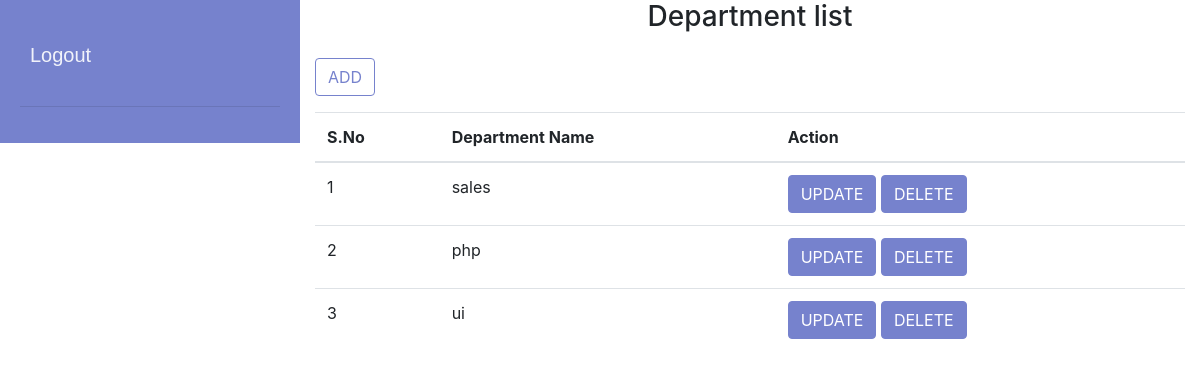
/departmentlist.php, run on the app's committed database.
### tables this page shows
CREATE TABLE `department` (
  `dep_id` int(15) NOT NULL,
  `dep_name` varchar(50) NOT NULL
);

### departmentlist.php (the view, shortened to what this page needs)
<?php
require('db.php');
$sql = "SELECT * FROM department";
$dep_list = mysqli_query($conn, $sql);
?>
<!DOCTYPE html>
<html lang="en">
<head>
    <link rel="stylesheet" href="css/bootstrap.min.css">
    <link rel="stylesheet" href="https://cdn.jsdelivr.net/npm/bootstrap-icons@1.11.3/font/bootstrap-icons.min.css">
    <link rel="stylesheet" href="css/style.css">
</head>
<body>
    <div class="container-fluid da">
        <div class="row">
            <div class="col-lg-3 bo">
                <?php include('dashboard.php');?>
            </div>
            <div class="col-lg-9">
                <h3 class="text-center">Department list</h3>
                <form action="departmentlist.php" method="POST">
                    <a href="department.php" class="btn btn-outline-primary my-3">ADD</a>
                    <table class = "table table-hover" id="tab">
                        <thead>
                            <tr>
                                <th scope = "col">S.No</th>
                                <th scope = "col">Department Name</th>
                                <th scope = "col">Action</th>
                            </tr>
                        </thead>
                        <tbody>
                            <?php
                                if(!empty($dep_list)) {
                                    foreach($dep_list as $data) { ?>
                                        <tr>
                                            <td><?php if(!empty($data['dep_id'])) { echo $data['dep_id']; } ?></td>
                                            <td><?php if(!empty($data['dep_name'])) { echo $data['dep_name']; } ?></td>
                                            <td>
                                                <a href ="department.php?update_id=<?php echo $data['dep_id']; ?>"class = "btn btn-primary">UPDATE</a>
                                                <a href="departmentlist.php?delete_id=<?php echo $data['dep_id'] ?>" class = "btn btn-primary">DELETE</a>
                                            </td>
                                        </tr>
                                <?php  }
                                }
                            ?>
                        </tbody>
                    </table>
                </form>
            </div>
        </div>
    </div>
</body>
</html>

### dashboard.php (style rules this page uses)
.bo { padding :0; margin:0; }
.btn-primary { background-color: #7682cd; border-color: #7682cd; }
.btn-outline-primary { color: #7682cd; border-color: #7682cd; }

### data on the page
department: dep_id "1", dep_name "sales"
department: dep_id "2", dep_name "php"
department: dep_id "3", dep_name "ui"
